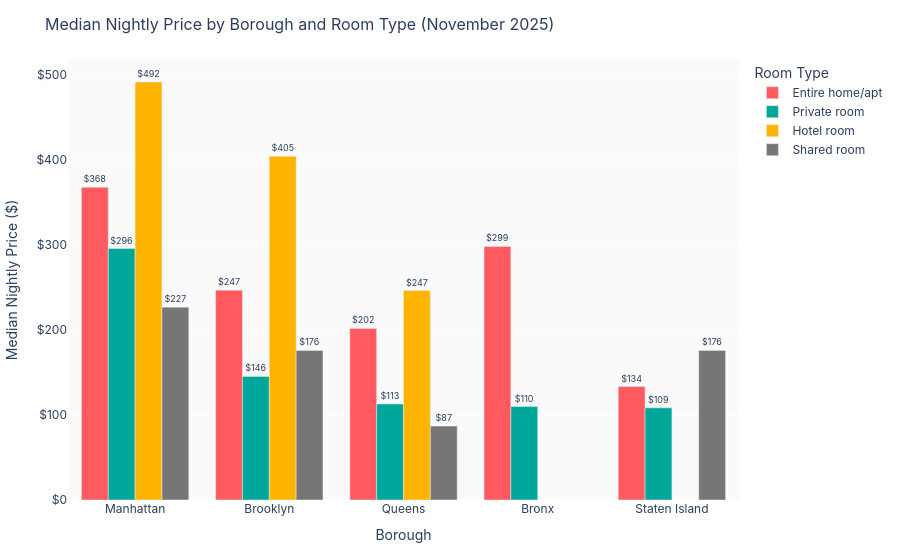

Here is the notebook cell this chart was saved with:
### Markdown cell above
---
## Plot 4 — Median price by borough & room type

### Code cell
ROOM_MAP = {0: 'Shared room', 1: 'Hotel room', 2: 'Private room', 3: 'Entire home/apt'}
fm_clean = fm[fm['price_numeric'] <= PRICE_CAP].copy()
fm_clean['room_type_label'] = fm_clean['room_type_ord'].map(ROOM_MAP)
fm_clean['borough'] = fm_clean['neighbourhood_group_cleansed']

grouped = (fm_clean.groupby(['borough', 'room_type_label'])['price_numeric']
             .median().reset_index()
             .rename(columns={'price_numeric': 'median_price'}))

boro_order = ['Manhattan', 'Brooklyn', 'Queens', 'Bronx', 'Staten Island']
room_order = ['Entire home/apt', 'Private room', 'Hotel room', 'Shared room']

fig = px.bar(
    grouped,
    x='borough', y='median_price',
    color='room_type_label',
    barmode='group',
    category_orders={'borough': boro_order, 'room_type_label': room_order},
    color_discrete_sequence=[ACCENT, BLUE, '#FFB400', GRAY],
    labels={'borough': 'Borough', 'median_price': 'Median Nightly Price ($)',
            'room_type_label': 'Room Type'},
    title='Median Nightly Price by Borough and Room Type (November 2025)',
    text_auto='$.0f',
)

fig.update_traces(textposition='outside', textfont_size=9)
fig.update_layout(title_font_size=16, legend_title_text='Room Type',
                  yaxis_tickprefix='$')

save(fig, '04_price_by_borough_roomtype')
fig.show()

### Figure 1 — Plotly figure (JSON) as saved in the notebook; plotly's stock layout.template omitted (floating-point values rounded to 4 significant figures)
{"data": [{"alignmentgroup": "True", "hovertemplate": "Room Type=Entire home/apt<br>Borough=%{x}<br>Median Nightly Price ($)=%{y}<extra></extra>", "legendgroup": "Entire home/apt", "marker": {"color": "#FF5A5F", "pattern": {"shape": ""}}, "name": "Entire home/apt", "offsetgroup": "Entire home/apt", "orientation": "v", "showlegend": true, "textfont": {"size": 9}, "textposition": "outside", "texttemplate": "%{y:$.0f}", "type": "bar", "x": ["Bronx", "Brooklyn", "Manhattan", "Queens", "Staten Island"], "xaxis": "x", "y": [298.5, 247.0, 368.0, 202.0, 133.5], "yaxis": "y"}, {"alignmentgroup": "True", "hovertemplate": "Room Type=Private room<br>Borough=%{x}<br>Median Nightly Price ($)=%{y}<extra></extra>", "legendgroup": "Private room", "marker": {"color": "#00A699", "pattern": {"shape": ""}}, "name": "Private room", "offsetgroup": "Private room", "orientation": "v", "showlegend": true, "textfont": {"size": 9}, "textposition": "outside", "texttemplate": "%{y:$.0f}", "type": "bar", "x": ["Bronx", "Brooklyn", "Manhattan", "Queens", "Staten Island"], "xaxis": "x", "y": [110.0, 145.5, 296.0, 113.0, 108.5], "yaxis": "y"}, {"alignmentgroup": "True", "hovertemplate": "Room Type=Hotel room<br>Borough=%{x}<br>Median Nightly Price ($)=%{y}<extra></extra>", "legendgroup": "Hotel room", "marker": {"color": "#FFB400", "pattern": {"shape": ""}}, "name": "Hotel room", "offsetgroup": "Hotel room", "orientation": "v", "showlegend": true, "textfont": {"size": 9}, "textposition": "outside", "texttemplate": "%{y:$.0f}", "type": "bar", "x": ["Brooklyn", "Manhattan", "Queens"], "xaxis": "x", "y": [404.5, 492.0, 246.5], "yaxis": "y"}, {"alignmentgroup": "True", "hovertemplate": "Room Type=Shared room<br>Borough=%{x}<br>Median Nightly Price ($)=%{y}<extra></extra>", "legendgroup": "Shared room", "marker": {"color": "#767676", "pattern": {"shape": ""}}, "name": "Shared room", "offsetgroup": "Shared room", "orientation": "v", "showlegend": true, "textfont": {"size": 9}, "textposition": "outside", "texttemplate": "%{y:$.0f}", "type": "bar", "x": ["Brooklyn", "Manhattan", "Queens", "Staten Island"], "xaxis": "x", "y": [176.0, 227.0, 87.0, 176.0], "yaxis": "y"}], "layout": {"barmode": "group", "font": {"family": "Inter, Arial, sans-serif"}, "legend": {"title": {"text": "Room Type"}, "tracegroupgap": 0}, "margin": {"b": 60, "l": 60, "r": 40, "t": 60}, "paper_bgcolor": "#FFFFFF", "plot_bgcolor": "#FAFAFA", "title": {"font": {"size": 16}, "text": "Median Nightly Price by Borough and Room Type (November 2025)"}, "xaxis": {"anchor": "y", "categoryarray": ["Manhattan", "Brooklyn", "Queens", "Bronx", "Staten Island"], "categoryorder": "array", "domain": [0.0, 1.0], "title": {"text": "Borough"}}, "yaxis": {"anchor": "x", "domain": [0.0, 1.0], "tickprefix": "$", "title": {"text": "Median Nightly Price ($)"}}}}
